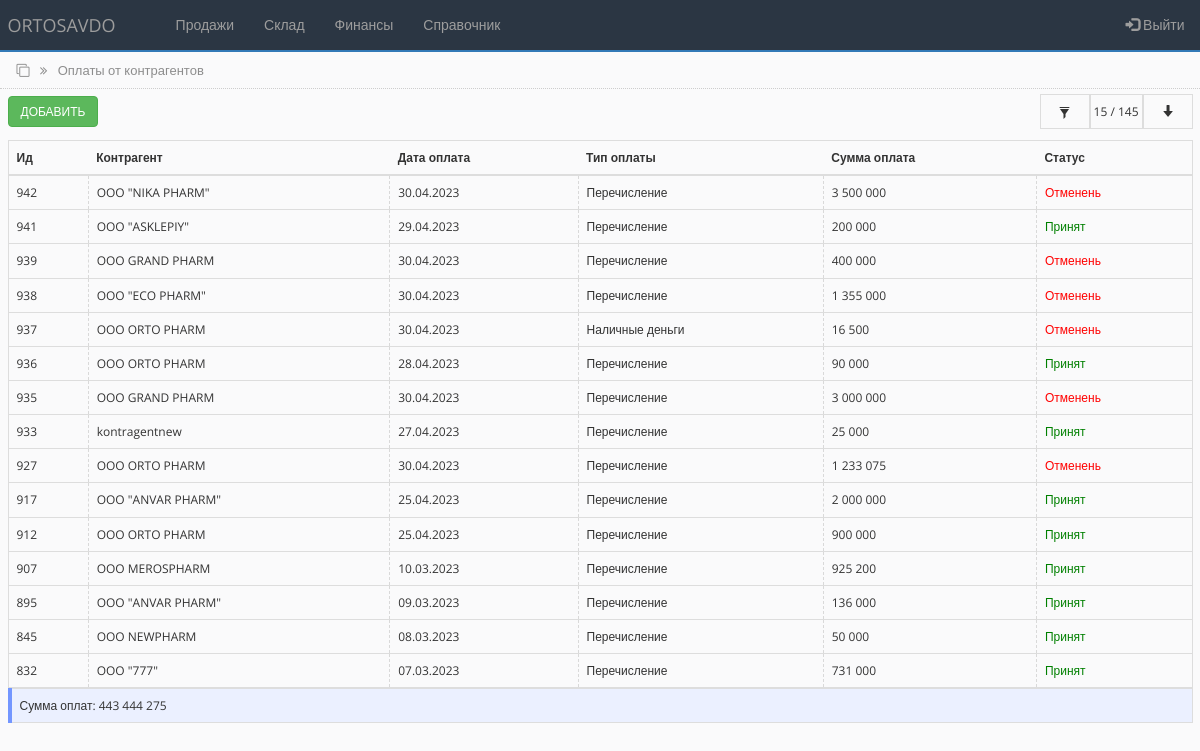
/prepayment_list.php (signed in), run on an earlier commit of the app's database.
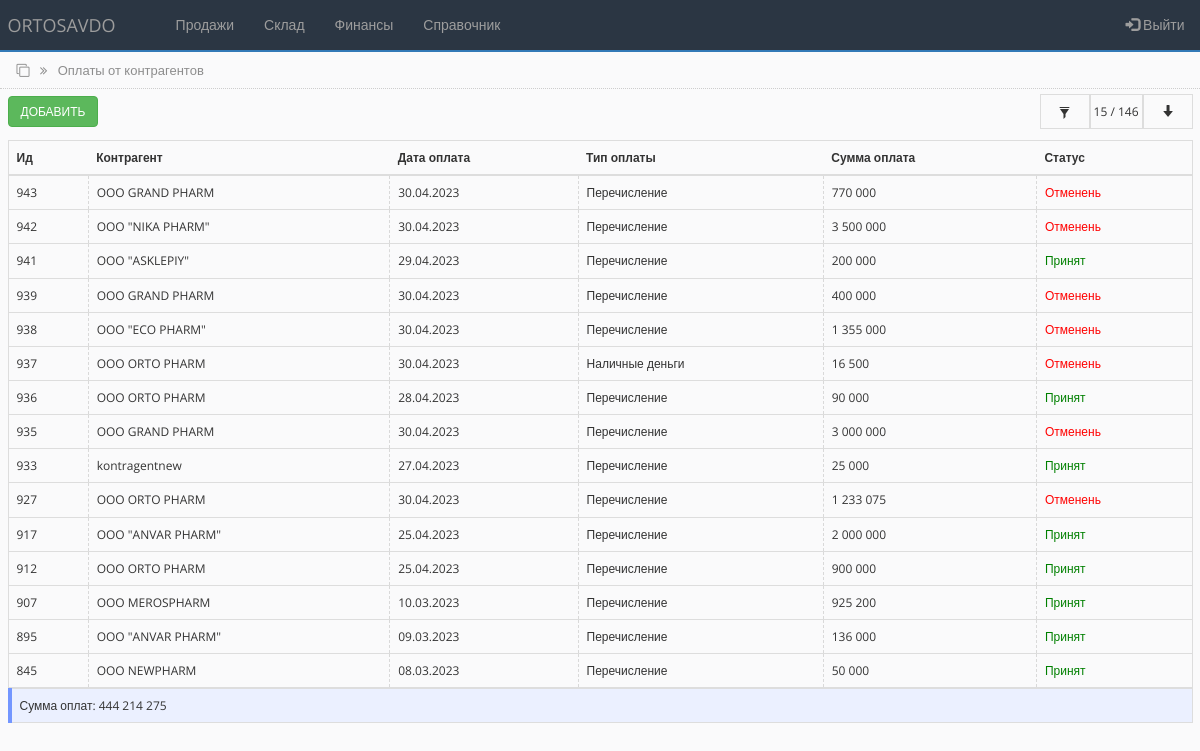
And on a later commit of the database.
### tables this page shows
CREATE TABLE `debts` (
  `id` int(50) NOT NULL,
  `id_counterpartie` int(11) NOT NULL,
  `order_id` int(50) DEFAULT NULL,
  `return_id` int(100) DEFAULT NULL,
  `debt` int(100) NOT NULL DEFAULT '0',
  `main_prepayment` int(11) NOT NULL DEFAULT '0',
  `prepayment` int(250) NOT NULL DEFAULT '0',
  `payment_type` varchar(50) NOT NULL DEFAULT 'Перечисление',
  `order_date` timestamp NOT NULL DEFAULT CURRENT_TIMESTAMP ON UPDATE CURRENT_TIMESTAMP,
  `sts` int(50) DEFAULT '0',
  `del` int(10) NOT NULL DEFAULT '0'
);

CREATE TABLE `counterparties_tbl` (
  `id` int(255) NOT NULL,
  `name` varchar(250) NOT NULL,
  `alternative_name` varchar(250) NOT NULL,
  `inn` varchar(255) NOT NULL,
  `nds` varchar(255) NOT NULL,
  `raschetny_schet` varchar(255) NOT NULL,
  `mfo` varchar(100) NOT NULL,
  `address` varchar(250) NOT NULL,
  `contact` varchar(250) NOT NULL,
  `director` varchar(250) NOT NULL,
  `accountant` varchar(250) NOT NULL,
  `sts` int(10) NOT NULL DEFAULT '1'
);

### bot_lib.php (called while the page is built, shortened)
<?php
function get_contractor($connect, $contractor_id){
	$query = "SELECT * FROM counterparties_tbl WHERE id='$contractor_id'";
	$result = mysqli_query($connect, $query);
	$contractor = mysqli_fetch_assoc($result);
	return $contractor;
}
?>

### prepayment_list.php (the view, shortened to what this page needs)
<?php
include('settings.php');
include('bot_lib.php');
$limit = 15;
if (isset($_POST['id_contractor']) AND isset($_POST['from_date']) AND isset($_POST['to_date'])) {
   $id_cont = $_POST['id_contractor'];
   $fr_date = $_POST['from_date'];
   $to_date = $_POST['to_date'];
   $bg_sts = '#ebf0ff';
   $display_sts = 'none';
   $display_sts_filer_on = 'true';
    $query = "SELECT * FROM debts WHERE id_counterpartie = '$id_cont' AND main_prepayment!='0' AND sts='2' AND order_date >= '$fr_date' AND order_date <= '$to_date' ORDER BY id DESC";
    $all_debt_query = "SELECT sum(main_prepayment) as all_debt, count(id) as allcount FROM debts WHERE id_counterpartie = '$id_cont' AND main_prepayment!='0' AND sts='2' AND order_date >= '$fr_date' AND order_date <= '$to_date' ORDER BY id DESC";
}
else {
    $query = "SELECT * FROM debts WHERE main_prepayment!='0' AND sts='2' ORDER BY id desc LIMIT 0,".$limit;
    $all_debt_query = "SELECT sum(main_prepayment) as all_debt, count(id) as allcount FROM debts WHERE main_prepayment!='0' AND sts='2'";
}
$all_debt_result = mysqli_query ($connect, $all_debt_query);
$all_debt_fetch = mysqli_fetch_array($all_debt_result);
$all_debt = $all_debt_fetch['all_debt'];
$all_count = $all_debt_fetch['allcount'];
$rs_result = mysqli_query ($connect, $query);
?>
<!DOCTYPE html>
<html lang="en">
<head>
    <link rel="stylesheet" href="https://maxcdn.bootstrapcdn.com/bootstrap/3.4.1/css/bootstrap.min.css">
    <link rel="stylesheet" href="https://cdnjs.cloudflare.com/ajax/libs/font-awesome/4.7.0/css/font-awesome.min.css">
    <link rel="stylesheet" href="css/bootstrap-grid.min.css">
    <link rel="stylesheet" href="https://cdnjs.cloudflare.com/ajax/libs/selectize.js/0.15.2/css/selectize.default.min.css" />
    <link rel="stylesheet" href="css/style.css">
</head>
<body>
<?php include 'partSite/nav.php'; ?>
<div class="page_name">
    <div class="container-fluid">
        <i class="fa fa-clone" aria-hidden="true"></i>
        <i class="fa fa-angle-double-right right_cus"></i>
        <span class="right_cus">Оплаты от контрагентов</span>
    </div>
</div>
<div class="toolbar">
        <div class="container-fluid">
            <div class="toolbar_wrapper">
                <div>
                    <a href="prepayment_add.php"> <button type="button" class="btn btn-success">Добавить</button> </a>
                </div>
                <div class="filter-container">
                    <div style="background-color:<?php echo $bg_sts;?>" class="filter-container-item first" data-toggle="modal" data-target="#filter">
                    <span class="glyphicon glyphicon-filter"></span>
                    </div>
                    <div style="display:<?php echo $display_sts;?>" class="filter-container-item">
                        <span><span id="row_c"><?php echo $limit; ?></span> / <?php echo $all_count; ?></span>
                    </div>
                    <div style="display:<?php echo $display_sts;?>" class="filter-container-item">
                        <div class="loadmore">
                            <button class="btn btn-outline-info" type="button" id="loadBtn" value="+10"><span class="glyphicon glyphicon-arrow-down"></span></button>
                        </div>
                    </div>
                </div>
            </div>
        </div>
</div>
<div class="all_table" style="margin-top:5px;">
    <div class="container-fluid">
        <table class="table table-hover" style="border-collapse:collapse;">
        <thead>
            <tr>
                <th scope="col">Ид</th>
                <th scope="col">Контрагент</th>
                <th scope="col">Дата оплата</th>
                <th scope="col">Тип оплаты</th>
                <th scope="col">Сумма оплата</th>
                <th scope="col">Статус</th>
            </tr>
        </thead>
        <tbody class="postList">
        <?php
            $i = 0;
            while ($row = mysqli_fetch_array($rs_result)) {
                $i++;
                if ($row['del'] == 0) {
                    $sts = "Принят";
                    $sts_color = "green";
                }else {
                    $sts = "Отменень";
                    $sts_color = "red";
                }
        ?>
            <tr data-toggle="collapse" data-target="#row<?php echo $i;?>" aria-expanded="true" class="accordion-toggle">
                <td><?php echo $row['id']; ?></td>
                <td><?php $user = get_contractor($connect, $row["id_counterpartie"]); echo $user["name"];?></td>
                <td><?php echo $date = date("d.m.Y", strtotime($row["order_date"])); ?></td>
                <td><?php echo $row['payment_type']; ?></td>
                <td><?php echo number_format($row['main_prepayment'], 0, ',', ' '); ?></td>
                <td style="color: <?php echo $sts_color; ?>"><?php echo $sts; ?></td>
            </tr>
        <?php
            };
        ?>
        </tbody>
        </table>
        <table class="table" style="background-color:#ebf0ff; border-left: 4px solid #7396ff;">
            <tr>
                <td style="text-align:left;">Сумма оплат: <?php echo number_format($all_debt, 0, ',', ' '); ?></td>
            </tr>
        </table>
    </div>
</div>
</body>
</html>

### partSite/nav.php (shortened to what this page needs)
<nav class="navbar navbar-inverse navbar-custom">
  <div class="container-fluid">
    <div class="navbar-header">
      <a class="navbar-brand" href="main.php">ORTOSAVDO</a>
    </div>
    <ul class="nav navbar-nav">
      <li><a href="#"></a></li>
      <li class="dropdown">
        <a class="dropdown-toggle" data-toggle="dropdown" href="#">Продажи</a>
      </li>
      <li class="dropdown">
        <a class="dropdown-toggle" data-toggle="dropdown" href="#">Склад</a>
      </li>
      <li class="dropdown">
        <a class="dropdown-toggle" data-toggle="dropdown" href="#">Финансы</a>
      </li>
      <li class="dropdown">
        <a class="dropdown-toggle" data-toggle="dropdown" href="#">Справочник</a>
      </li>
    </ul>
    <ul class="nav navbar-nav navbar-right r15" data-toggle="modal" data-target="#exampleModal">
      <li><a href="#"><span class="glyphicon glyphicon-log-in"></span> Выйти</a></li>
    </ul>
  </div>
</nav>

### css/style.css (style rules this page uses)
* { box-sizing: border-box; margin: 0; padding: 0; transition: all 0.01s; }
body { background-color: #FAFAFB; font-family: "Open Sans", sans-serif; font-size: 12px; }
.r15 { margin-right: -7px; }
.navbar-inverse .navbar-nav > li > a { color: #9d9d9d; font-size: 14px; }
.navbar-custom { background-color: #2B3643; border: none; border-radius: 0%; border-bottom: solid 2px; border-bottom-color: #337ab7; }
.page_name { width: 100%; height: 37px; padding: 9px; margin-top: -20px; border-bottom: 1px dotted #CDCDCD; color: #8d8d8d; font-size: 13px; }
.right_cus { margin-left: 7px; }
.toolbar { width: 100%; height: 46px; margin: 0; padding: 5px 0; }
.toolbar .btn { text-transform: uppercase; font-size: 12px; }
.table { border-collapse: collapse; border: 1px solid #dddddd; margin-bottom: 0px; padding-top: 10px; }
table > tbody > tr > td { vertical-align: middle; border-left: 0.00001px dashed #d9d9d9; height: 80%; }
.toolbar_wrapper { width: 100%; display: flex; justify-content: space-between; align-items: center; }
.filter-container { min-height: 35px; display: grid; grid-template-columns: auto auto auto; align-items: center; justify-content: end; background-color: #fafafb; }
.filter-container .first { cursor: pointer; }
.filter-container-item { display: flex; align-items: center; justify-content: center; min-width: 50px; height: 100%; padding: 0 3px; border: 1px solid #dddddd; }
.filter-container-item button { width: 100%; background-color: #fafafb; outline: none !important; }

What changed in the data, as far as the page shows it:
no longer on this page (row unchanged): debts: id "832", counterparties_tbl.name "OOO \"777\"", order_date "07.03.2023", payment_type "Перечисление", main_prepayment "731 000", del "Принят"
added debts: id "943", counterparties_tbl.name "OOO GRAND PHARM", order_date "30.04.2023", payment_type "Перечисление", main_prepayment "770 000", del "Отменень"
Also different on the page:
$all_count: "145" → "146"
$all_debt: "443 444 275" → "444 214 275"
